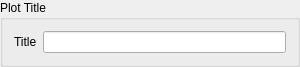
<?xml version="1.0" encoding="UTF-8"?>
<ui version="4.0">
    <class>GroupBox_plot_title</class>
    <widget class="QGroupBox" name="GroupBox_plot_title">
        <property name="geometry">
            <rect>
                <x>0</x>
                <y>0</y>
                <width>300</width>
                <height>53</height>
            </rect>
        </property>
        <property name="sizePolicy">
            <sizepolicy hsizetype="Preferred" vsizetype="Fixed">
                <horstretch>0</horstretch>
                <verstretch>0</verstretch>
            </sizepolicy>
        </property>
        <property name="windowTitle">
            <string>GroupBox</string>
        </property>
        <property name="title">
            <string>Plot Title</string>
        </property>
        <layout class="QFormLayout" name="formLayout">
            <item row="0" column="0">
                <widget class="QLabel" name="label">
                    <property name="toolTip">
                        <string>&lt;html&gt;&lt;head/&gt;&lt;body&gt;&lt;p&gt;The title of the plot, leave blank to
                            remove title.&lt;/p&gt;&lt;p&gt;&lt;span style=&quot; font-weight:600;&quot;&gt;Note:&lt;/span&gt;
                            The size and location of the title may depends on the selected plot type.&lt;/p&gt;&lt;/body&gt;&lt;/html&gt;
                        </string>
                    </property>
                    <property name="text">
                        <string>Title</string>
                    </property>
                </widget>
            </item>
            <item row="0" column="1">
                <widget class="QLineEdit" name="lineEdit_title">
                    <property name="toolTip">
                        <string>&lt;html&gt;&lt;head/&gt;&lt;body&gt;&lt;p&gt;The title of the plot, leave blank to
                            remove title.&lt;/p&gt;&lt;p&gt;&lt;span style=&quot; font-weight:600;&quot;&gt;Note:&lt;/span&gt;
                            The size and location of the title may depends on the selected plot type.&lt;/p&gt;&lt;/body&gt;&lt;/html&gt;
                        </string>
                    </property>
                </widget>
            </item>
        </layout>
    </widget>
    <resources/>
    <connections/>
</ui>
